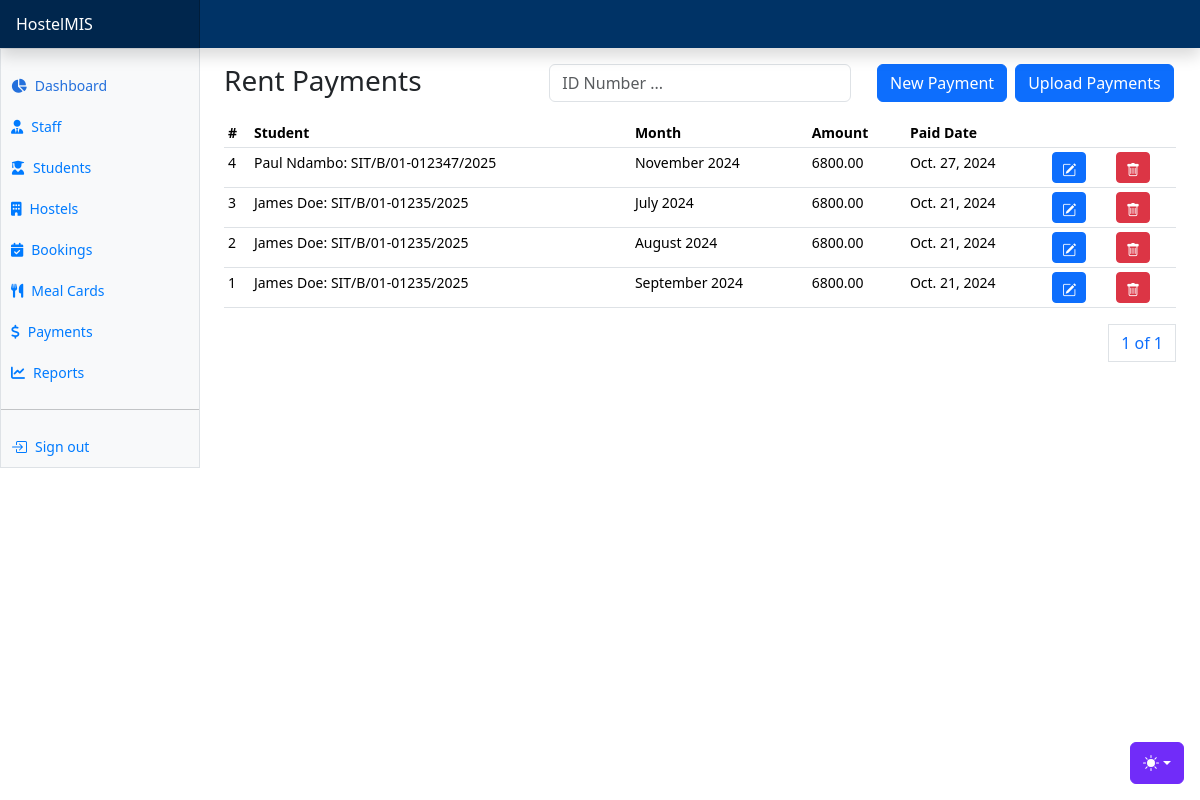
The app's page /payments/rent-payments/, older data.
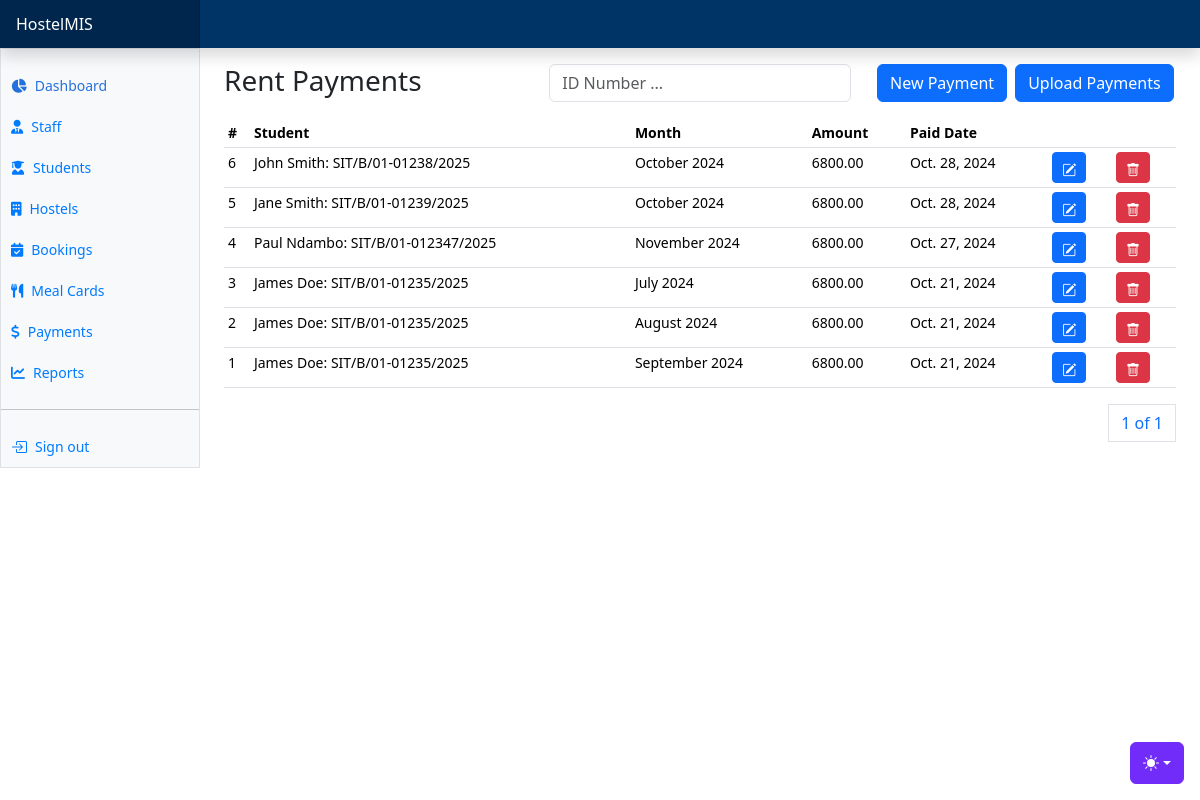
The same page, newer data.
### apps/payments/models.py (models this page shows, shortened)
class RentPayment(AbsoluteBaseModel):
    transaction_code = models.CharField(max_length=255, null=True)
    student = models.ForeignKey("students.Student", on_delete=models.CASCADE)
    amount = models.DecimalField(max_digits=10, decimal_places=2)
    month = models.CharField(max_length=255, choices=months, default=month_name)
    year = models.IntegerField(default=date_today.year)
    payment_date = models.DateField()

### apps/students/models.py (models this page shows)
class Student(AbsoluteBaseModel):
    user = models.OneToOneField("users.User", on_delete=models.CASCADE)
    registration_number = models.CharField(max_length=255)
    guardian_name = models.CharField(max_length=255, null=True)
    guardian_phone_number = models.CharField(max_length=255, null=True)
    status = models.CharField(max_length=255, choices=STUDENT_STATUS_CHOICES)
    room_assigned = models.ForeignKey("hostels.HostelRoom", on_delete=models.CASCADE, null=True)
    hostel_assigned = models.ForeignKey("hostels.Hostel", on_delete=models.CASCADE, null=True, related_name="hostelstudents")
    def __str__(self):
        return (
            f"{self.user.first_name} {self.user.last_name}: {self.registration_number}"
        )

### apps/users/models.py (models this page shows, shortened)
class User(AbstractUser, AbsoluteBaseModel):
    role = models.ForeignKey(UserRole, on_delete=models.CASCADE, null=True)
    gender = models.CharField(max_length=10, choices=GENDER_CHOICES)
    phone_number = models.CharField(max_length=255)
    address = models.CharField(max_length=255, null=True)
    city = models.CharField(max_length=255, null=True)
    country = models.CharField(max_length=255, null=True)
    date_of_birth = models.DateField(default="1999-10-10")
    def name(self):
        return f"{self.first_name} {self.last_name}"

### apps/payments/views.py (the view)
# urls.py: path("rent-payments/", rent_payments, name="rent-payments"),
def rent_payments(request):
    rent_payments = RentPayment.objects.all().order_by("-created_on")
    paginator = Paginator(rent_payments, 10)
    page_number = request.GET.get("page")
    page_obj = paginator.get_page(page_number)
    students = Student.objects.all()
    context = {"page_obj": page_obj, "months": months, "students": students}
    return render(request, "payments/rent/rent_payments.html", context)

### templates/payments/rent/rent_payments.html (shortened to what this page needs)
{% extends "base.html" %}
{% block additional_css %}
<link href="https://cdnjs.cloudflare.com/ajax/libs/select2/4.0.13/css/select2.min.css" rel="stylesheet">
{% endblock additional_css %}
{% block content %}
<div class="row">
    <div class="col">
        <h3>Rent Payments</h3>
    </div>
    <div class="col">
      <form method="POST">
        <div class="input-group mb-3">
            <div class="col">
              <input type="text" class="form-control" name="search_text" id="search_text" placeholder="ID Number ...">
            </div>
          </div>
      </form>
    </div>
    <div class="col">
      <div class="d-grid d-sm-flex gap-2 justify-content-sm-center">
        <button class="btn btn-primary" data-bs-toggle="modal" data-bs-target="#newRentPaymentModal">New Payment</button>
        <button class="btn btn-primary" data-bs-toggle="modal" data-bs-target="#uploadRentPaymentsModal">Upload Payments</button>
    </div>
    </div>
</div>
      <div class="table-responsive small">
        <table class="table table-sm">
          <thead>
            <tr>
              <th scope="col">#</th>
              <th scope="col">Student</th>
              <th scope="col">Month</th>
              <th scope="col">Amount</th>
              <th scope="col">Paid Date</th>
              <th scope="col" colspan="2"></th>
            </tr>
          </thead>
          <tbody>
            {% for rent in page_obj %}
            <tr>
              <td>{{rent.id}}</td>
              <td>{{rent.student}}</td>
              <td>{{rent.month}} {{rent.year}}</td>
              <td>{{rent.amount}}</td>
              <td>{{rent.payment_date}}</td>
              <td><a class="btn btn-primary btn-sm" data-bs-toggle="modal" data-bs-target="#editRentPaymentModal{{ rent.id }}">
                <i class="bi bi-pencil-square"></i>
              </a></td>
              <td><a class="btn btn-danger btn-sm" data-bs-toggle="modal" data-bs-target="#deleteRentPaymentModal{{ rent.id }}">
                <i class="bi bi-trash"></i>
              </a></td>
            </tr>
            {% endfor %}
          </tbody>
        </table>
        <div>
          <nav aria-label="Page navigation example">
            <ul class="pagination justify-content-end">
              <a class="page-link" href="#">{{ page_obj.number }} of {{ page_obj.paginator.num_pages }}</a>
            </ul>
          </nav>
        </div>
      </div>
{% endblock content %}

### templates/base.html (shortened to what this page needs)
{% load static %}
<!doctype html>
<html lang="en" data-bs-theme="auto">
  <head><script src="{% static 'assets/js/color-modes.js' %}"></script>
    <link rel="stylesheet" href="https://cdn.jsdelivr.net/npm/@docsearch/css@3">
<link href="{%  static 'assets/dist/css/bootstrap.min.css' %}" rel="stylesheet">
{% block additional_css %}
{% endblock additional_css %}
    <link href="{%  static 'assets/dist/css/bootstrap-icons.css' %}" rel="stylesheet">
    <link href="{% static 'dashboard.css' %}" rel="stylesheet">
    <link rel="stylesheet" href="https://cdnjs.cloudflare.com/ajax/libs/font-awesome/6.0.0-beta3/css/all.min.css">
    <link rel="stylesheet" href="https://cdnjs.cloudflare.com/ajax/libs/select2/4.0.13/css/select2.min.css">
  </head>
  <body>
    <div class="dropdown position-fixed bottom-0 end-0 mb-3 me-3 bd-mode-toggle">
      <button class="btn btn-bd-primary py-2 dropdown-toggle d-flex align-items-center"
              id="bd-theme"
              type="button"
              aria-expanded="false"
              data-bs-toggle="dropdown"
              aria-label="Toggle theme (auto)">
        <svg class="bi my-1 theme-icon-active" width="1em" height="1em"><use href="#circle-half"></use></svg>
      </button>
    </div>
<header class="navbar sticky-top navbar-custom flex-md-nowrap p-0 shadow" data-bs-theme="dark">
  <a class="navbar-brand col-md-3 col-lg-2 me-0 px-3 fs-6 text-white" href="{% url 'home' %}">
    HostelMIS
  </a>
</header>
<div class="container-fluid">
  <div class="row">
    {% include "includes/sidebar.html" %}
    <main class="col-md-9 ms-sm-auto col-lg-10 px-md-4 mt-3">
      {% block content %}
      {% endblock content %}
      {% include "payments/rent/record_payment.html" %}
  </div>
    <script src="{% static 'dashboard.js' %}"></script></body>
</html>

### templates/includes/sidebar.html (shortened to what this page needs)
<div class="sidebar border border-right col-md-3 col-lg-2 p-0 bg-body-tertiary">
    <div class="offcanvas-md offcanvas-end bg-body-tertiary" tabindex="-1" id="sidebarMenu" aria-labelledby="sidebarMenuLabel">
      <div class="offcanvas-body d-md-flex flex-column p-0 pt-lg-3 overflow-y-auto">
        <ul class="nav flex-column">
          <li class="nav-item">
            <a class="nav-link d-flex align-items-center gap-2 active" aria-current="page" href="/">
              <i class="fas fa-chart-pie"></i>
              Dashboard
            </a>
          </li>
          <li class="nav-item">
            <a class="nav-link d-flex align-items-center gap-2" href="{% url 'staff' %}">
              <i class="fas fa-user-tie"></i>
              Staff
            </a>
          </li>
          <li class="nav-item">
            <a class="nav-link d-flex align-items-center gap-2" href="{% url 'students' %}">
              <i class="fas fa-user-graduate"></i>
              Students
            </a>
          </li>
          <li class="nav-item">
            <a class="nav-link d-flex align-items-center gap-2" data-bs-toggle="collapse" href="#accomodationGroup" role="button" aria-expanded="false" aria-controls="accomodationGroup">
              <i class="fas fa-building"></i>
              Hostels
            </a>
          </li>
          <li class="nav-item">
            <a class="nav-link d-flex align-items-center gap-2" href="{% url 'bookings' %}">
              <i class="fas fa-calendar-check"></i>
              Bookings
            </a>
          </li>
          <li class="nav-item">
            <a class="nav-link d-flex align-items-center gap-2" href="{% url 'meal-cards' %}">
              <i class="fas fa-utensils"></i>
              Meal Cards
            </a>
          </li>
        <li class="nav-item">
          <a class="nav-link d-flex align-items-center gap-2" data-bs-toggle="collapse" href="#paymentsGroup" role="button" aria-expanded="false" aria-controls="paymentsGroup">
            <i class="fas fa-dollar-sign"></i>
            Payments
          </a>
        </li>
        <li class="nav-item">
          <a class="nav-link d-flex align-items-center gap-2" data-bs-toggle="collapse" href="#reportsGroup" role="button" aria-expanded="false" aria-controls="reportsGroup">
            <i class="fas fa-chart-line"></i>
            Reports
          </a>
        </li>
        </ul>
        <hr class="my-3">
        <ul class="nav flex-column mb-auto">
          <li class="nav-item">
            <a class="nav-link d-flex align-items-center gap-2" href="{% url 'logout' %}">
              Sign out
            </a>
          </li>
        </ul>
      </div>
    </div>
  </div>

### templates/payments/rent/record_payment.html (shortened to what this page needs)
    </div>

### static/dashboard.css (style rules this page uses)
.bi { display: inline-block; width: 1rem; height: 1rem; }
.sidebar .nav-link { font-size: .875rem; font-weight: 500; }
.sidebar .nav-link.active { color: #2470dc; }
.navbar-brand { padding-top: .75rem; padding-bottom: .75rem; background-color: rgba(0, 0, 0, .25); box-shadow: inset -1px 0 0 rgba(0, 0, 0, .25); }

### templates/base.html (style rules this page uses)
.bi { vertical-align: -.125em; fill: currentColor; }
.btn-bd-primary { --bd-violet-bg: #712cf9; --bd-violet-rgb: 112.520718, 44.062154, 249.437846; --bs-btn-font-weight: 600; --bs-btn-color: var(--bs-white); --bs-btn-bg: var(--bd-violet-bg); --bs-btn-border-color: var(--bd-violet-bg); --bs-btn-hover-color: var(--bs-white); --bs-btn-hover-bg: #6528e0; --bs-btn-hover-border-color: #6528e0; --bs-btn-focus-shadow-rgb: var(--bd-violet-rgb); --bs-btn-active-color: var(--bs-btn-hover-color); --bs-btn-active-bg: #5a23c8; --bs-btn-active-border-color: #5a23c8; }
.bd-mode-toggle { z-index: 1500; }
.navbar-custom { background-color: #003366; }
.navbar-custom .navbar-brand, .navbar-custom .nav-link { color: #ffffff; }
.sidebar a { color: #007bff; text-decoration: none; padding: 10px; display: block; font-weight: 500; }

Row changes from the older to the newer data that the page shows:
added RentPayment: id "6", student "John Smith: SIT/B/01-01238/2025", month "October", year "2024", amount "6800.00", payment_date "Oct. 28, 2024"
added RentPayment: id "5", student "Jane Smith: SIT/B/01-01239/2025", month "October", year "2024", amount "6800.00", payment_date "Oct. 28, 2024"
